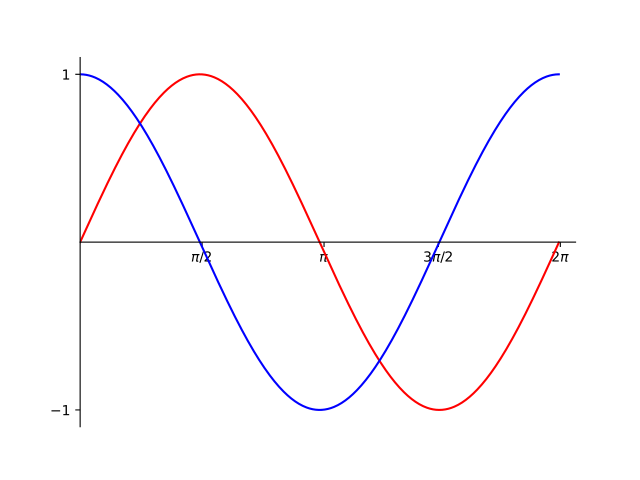

Write the Python code that produced this figure.
"""
Author: Deepak Ananthakrishnan, dananth@purdue.edu
Assignment: 10.4 - sin cos
Date: 11/20/2022

Description: 
    Draws a plot of a sine and cosine graph from 0 to 2pi
    

Contributors:
    Deepak, dananth@purdue.edu [repeat for each]

My contributor(s) helped me:
    [ ] understand the assignment expectations without
        telling me how they will approach it.
    [ ] understand different ways to think about a solution
        without helping me plan my solution.
    [ ] think through the meaning of a specific error or
        bug present in my code without looking at my code.
    Note that if you helped somebody else with their code, you
    have to list that person as a contributor.

Academic Integrity Statement:
    I have not used source code obtained from any unauthorized
    source, either modified or unmodified; nor have I provided
    another student access to my code.  The project I am
    submitting is my own original work.
"""

"""Import additional modules below this line (starting with unit 6)."""
import matplotlib.pyplot as plt
import matplotlib.ticker as tck
import numpy as np

"""Write new functions below this line (starting with unit 4)."""


def main():

    # plot initialization
    fig, ax = plt.subplots()

    # variable declaration
    xrange = np.arange(0,2*np.pi,0.01) # specifies the range for the x spine as 0 - 2pi with an increment of 0.1 radians
    sinValues = np.sin(xrange)
    cosineValues = np.cos(xrange)

    # plot manipulation
    plt.plot(xrange,sinValues, color = 'red')
    plt.plot(xrange,cosineValues, color = 'blue')
    ax.set_yticks([-1,1]) # specifies ticks for the y axis
    ax.set_xticks([1.6,3.2,4.7,6.3]) # specifies ticks for the x axis
    ax.set_xlim(0,6.5)
    xlabels = ['$\\pi/2$', '$\\pi$', '$3\\pi/2$', '$2\\pi$']
    ax.set_xticklabels(xlabels)


    # spine (axis + border) manipulatin
    for spine in ['top','right']:
        ax.spines[spine].set_visible(False)
    for spine in ['bottom', 'left']:
        ax.spines[spine].set_position('zero')

    plt.show()

"""Do not change anything below this line."""
if __name__ == "__main__":
    main()
